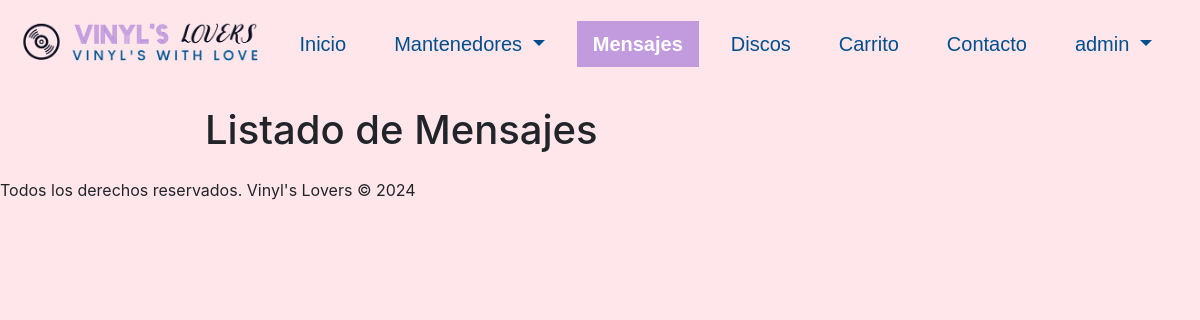
The app's page /discos/mensajes (signed in), older data.
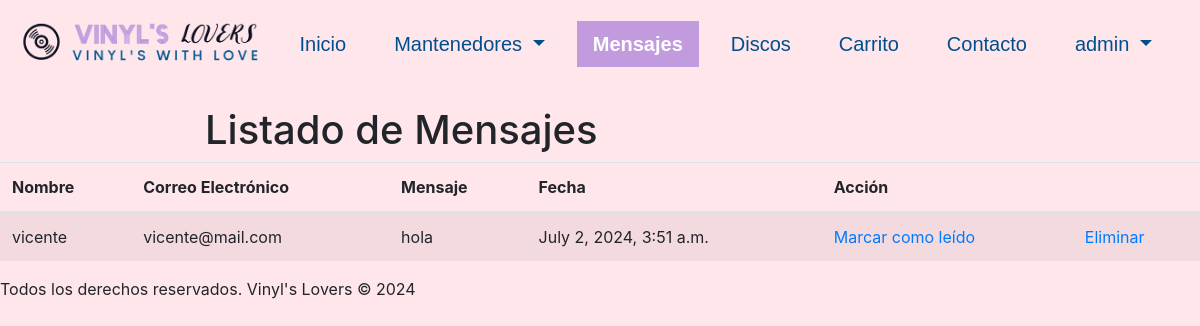
The same page, newer data.
### discos/models.py (models this page shows, shortened)
class Mensaje(models.Model):
    id_mensaje = models.AutoField(db_column='idMensaje', primary_key=True)
    nombre = models.CharField(max_length=100, null=False, blank=False)
    correo_electronico = models.EmailField(max_length=254, null=False, blank=False)
    mensaje = models.TextField(null=False, blank=False)
    fecha = models.DateTimeField(auto_now_add=True)
    leido = models.BooleanField(default=False, db_column='leido')

### discos/views.py (the view)
# urls.py: path('mensajes', views.listadoMensajes, name='mensajes'),
@login_required
def listadoMensajes(request):
    mensajes = Mensaje.objects.all().order_by('-fecha')
    context = {'mensajes': mensajes, 'clase': 'mensajes'}
    return render(request, 'discos/mensajes.html', context)

### discos/templates/discos/mensajes.html (shortened to what this page needs)
{% extends "discos/base.html" %}
{% load static %}
{% block content %}
{% if user.is_staff %}
  <br>
  <div class="row justify-content-center">
    <div class="col-md-8 col-sm-12">
      <header>
        <h1>Listado de Mensajes</h1>
      </header>
    </div>
  </div>
  <div class="table-container">
      <table class="table table-striped">
          {% if mensajes %}
              <thead>
                  <tr>
                      <th scope="col">Nombre</th>
                      <th scope="col">Correo Electrónico</th>
                      <th scope="col">Mensaje</th>
                      <th scope="col">Fecha</th>
                      <th scope="col" colspan="2">Acción</th>
                  </tr>
              </thead>
              <tbody>
                  {% for mensaje in mensajes %}
                      <tr>
                          <td>{{ mensaje.nombre }}</td>
                          <td>{{ mensaje.correo_electronico }}</td>
                          <td>{{ mensaje.mensaje }}</td>
                          <td>{{ mensaje.fecha }}</td>
                          <td class="td-mark-read">
                              {% if not mensaje.leido %}
                                  <a href="{% url 'cambiar_estado' pk=mensaje.id_mensaje %}">Marcar como leído</a>
                              {% else %}
                                  <a href="{% url 'cambiar_estado' pk=mensaje.id_mensaje %}">Marcar como no leído</a>
                              {% endif %}
                          </td>
                          <td class="td-delete"><a href="{% url 'mensajes_del' pk=mensaje.id_mensaje %}">Eliminar</a></td>
                      </tr>
                  {% endfor %}
              </tbody>
          {% endif %}
      </table>
  </div>
{% else %}
  <div class="container-permisos">
    <h1>Error</h1>
    <p>No tienes permisos para ver esta página</p>
  </div>
{% endif %}
{% endblock %}

Row changes from the older to the newer data that the page shows:
added Mensaje: nombre "vicente", correo_electronico "vicente@mail.com", mensaje "hola", fecha "July 2, 2024, 3:51 a.m.", leido "Marcar como leído"
Text that changed along with them:
text now shown: "Nombre Correo Electrónico Mensaje Fecha Acción"
